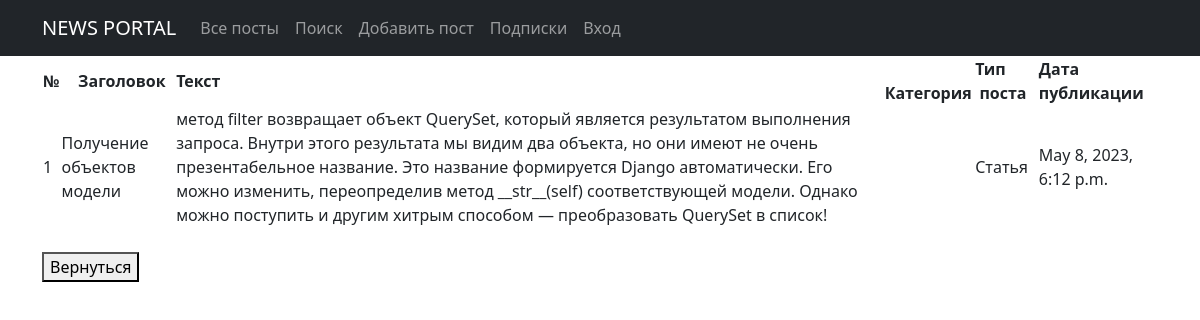
The app's page /portal/1/ with its own data.
### portal/models.py (models this page shows, shortened)
class Post(models.Model):
    author = models.ForeignKey(Author, on_delete=models.CASCADE)
    NEWS = 'Новость'
    ARTICLE = 'Статья'
    CATEGORIES = [
        (NEWS, 'Новость'),
        (ARTICLE, 'Статья')
    ]
    categoryType = models.CharField(max_length=10,
                                     choices=CATEGORIES,
                                     default=ARTICLE)
    category = models.ManyToManyField(Category, through='PostCategory')
    publicationDate = models.DateTimeField('Publication date ', auto_now_add=True)
    postTitle = models.CharField('Title ', max_length=128)
    postContent = models.TextField('Content')
    rating = models.SmallIntegerField("рейтинг статьи/новости", default=0)

### portal/views.py (the view)
# urls.py: path('<int:pk>/',(PostDetailView.as_view()), name='post_detail'),
class PostDetailView(DetailView):
    model = Post
    template_name = 'post/post_details.html'
    queryset = Post.objects.all()

### portal/templatetags/custom_filters.py (called while the page is built)
@register.filter(name='censor')
def censor(value):
    for word in censor_list:
        value = value.replace(word, '*****')
    return value

### templates/post/post_details.html (shortened to what this page needs)
{% extends 'flatpages/default.html' %}
{% load custom_filters %}
{% block content %}
<table>
    <tr>
        <td>
            <b>
                №
            </b>
        </td>
        <td>
            <b>
                &nbsp &nbsp Заголовок
            </b>
        </td>
        <td>
            <b>
                  Текст
            </b>
        </td>
        <td>
            <b>
            </b>
        </td>
        <td>
            <b>
                Тип  &nbsp &nbsp &nbspпоста
            </b>
        </td>
        <td>
            <b>
                Дата публикации
            </b>
        </td>
    </tr>
    <tr>
        <td>
            {{ post.id }}
        </td>
        <td>
            {{ post.postTitle|default:"Без заголовка"|censor}}
        </td>
        <td>
            {{ post.postContent|censor }}
        </td>
        <td>
        </td>
        <td>
            {{ post.categoryType}}
        </td>
        <td>
            {{ post.publicationDate|default:"Без даты" }}
        </td>
        <td>
            </td>
    </tr>
</table>
<br>
<button> <a class="nav-link" href="/portal/">Вернуться</a> </button>
{% endblock content %}

### records on screen
Post: id "1", postTitle|censor "Получение объектов модели", postContent|censor "метод filter возвращает объект QuerySet, который является результатом выполнения запроса. Внутри этого результата мы видим два объекта, но они имеют не очень презентабельное название. Это название формируется Django автоматически. Его можно изменить, переопределив метод __str__(self) соответствующей модели. Однако можно поступить и другим хитрым способом — преобразовать QuerySet в список!", categoryType "Статья", publicationDate "May 8, 2023, 6:12 p.m."
